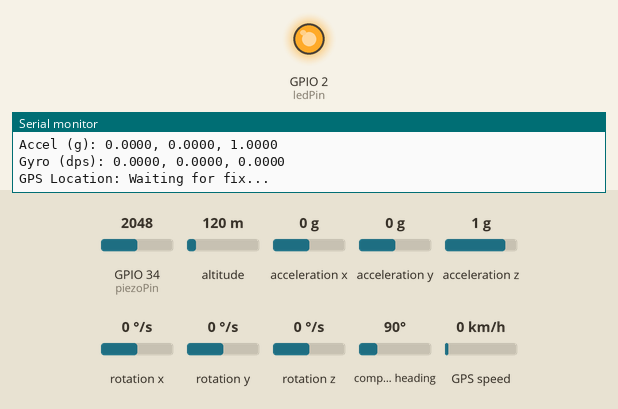
A program run on a simulated ESP32. Parts: output pins drawn as LEDs (lit = HIGH), the last lines printed to the serial monitor. Inputs (shaded band) come from the test bench; at power-on: GPIO 34 (piezoPin) = 2048, altitude 120 m, acceleration x 0 g, acceleration y 0 g, acceleration z 1 g, rotation x 0 °/s, rotation y 0 °/s, rotation z 0 °/s, compass heading 90°, GPS speed 0 km/h. The GPS gets a fix after 3 s at 37.7749, -122.4194 with 8 satellites.

Above: at 2.2 s.
2.3 s: GPIO 34 (piezoPin) set to 111
4.5 s: GPIO 34 (piezoPin) set to 91
At 6.5 s:
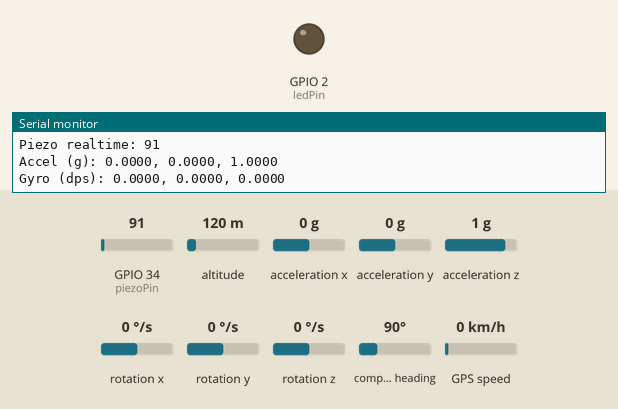
6.8 s: GPIO 34 (piezoPin) set to 122
At 7.9 s:
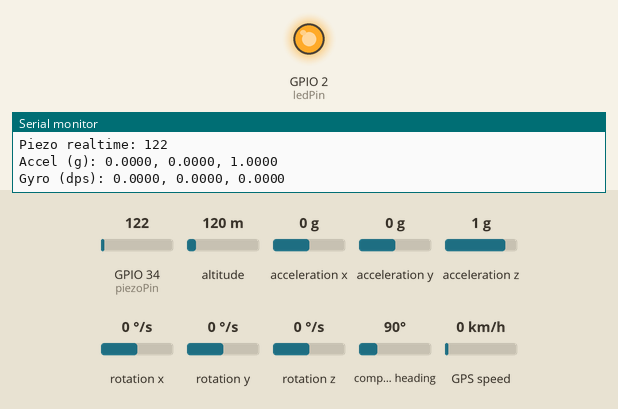
8.9 s: GPIO 34 (piezoPin) set to 60
At 10.3 s:
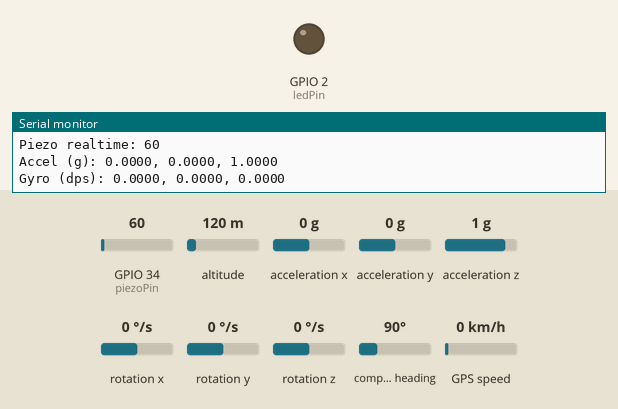
Timing chart, 0 to 11.9 s (numbered marks = the images above; inputs shaded):
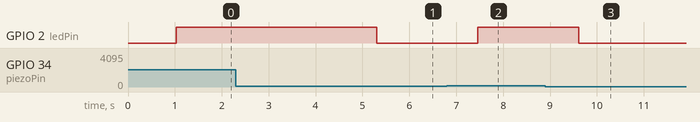

The program:

main.cpp
```cpp
#include <Arduino.h>
#include <Wire.h>
#include <SPI.h>
#include <HardwareSerial.h>
#include <TinyGPS++.h>
#include "SparkFunLSM6DS3.h"

// ===============================
// LSM6DS3
// ===============================
LSM6DS3 myIMU;

// ===============================
// GPS
// ===============================
TinyGPSPlus gps;
HardwareSerial GPSserial(2);   // UART2

#define GPS_RX 16              // ESP32 RX2 menerima dari TX GPS
#define GPS_TX 17              // ESP32 TX2 ke RX GPS
#define GPS_BAUD 9600          // GY-GPSV3-NEO umum memakai 9600 bps

void displayLocationInfo()
{
    Serial.println("-------------------------------------");
    Serial.println("Location Info:");

    Serial.print("Latitude:  ");
    Serial.print(gps.location.lat(), 6);
    Serial.print(" ");
    Serial.println(gps.location.rawLat().negative ? "S" : "N");

    Serial.print("Longitude: ");
    Serial.print(gps.location.lng(), 6);
    Serial.print(" ");
    Serial.println(gps.location.rawLng().negative ? "W" : "E");

    Serial.print("Fix Quality: ");
    Serial.println(gps.location.isValid() ? "Valid" : "Invalid");

    Serial.print("Satellites: ");
    Serial.println(gps.satellites.value());

    Serial.print("Altitude:   ");
    Serial.print(gps.altitude.meters());
    Serial.println(" m");

    Serial.print("Speed:      ");
    Serial.print(gps.speed.kmph());
    Serial.println(" km/h");

    Serial.print("Course:     ");
    Serial.print(gps.course.deg());
    Serial.println("°");

    Serial.print("Date:       ");
    if (gps.date.isValid())
    {
        Serial.printf("%02d/%02d/%04d\n", gps.date.day(), gps.date.month(), gps.date.year());
    }
    else
    {
        Serial.println("Invalid");
    }

    Serial.print("Time (UTC): ");
    if (gps.time.isValid())
    {
        Serial.printf("%02d:%02d:%02d\n", gps.time.hour(), gps.time.minute(), gps.time.second());
    }
    else
    {
        Serial.println("Invalid");
    }

    Serial.println("-------------------------------------");
}

// ===============================
// Piezo Sensor
// ===============================
const int piezoPin = 34;       // GPIO34 (input-only, cocok untuk analog)
const int ledPin   = 2;        // LED onboard ESP32 Dev Module
const int piezoThreshold = 100;
const int piezoSamples = 8;
unsigned long lastPiezoPrint = 0;

int readPiezoFiltered()
{
    long sum = 0;
    for (int i = 0; i < piezoSamples; i++)
    {
        sum += analogRead(piezoPin);
        delay(2);
    }

    int avg = sum / piezoSamples;

    // Batasi noise ekstrem yang sering muncul dari piezo mentah
    if (avg < 20) return 0;
    if (avg > 4000) return 4095;

    return avg;
}

void setup()
{
    Serial.begin(115200);
    delay(1000);

    pinMode(ledPin, OUTPUT);
    pinMode(piezoPin, INPUT);
    analogSetPinAttenuation(piezoPin, ADC_11db);

    // ===============================
    // Start I2C for LSM6DS3
    // SDA = GPIO21, SCL = GPIO22
    // ===============================
    Wire.begin(21, 22);

    // ===============================
    // Start IMU
    // ===============================
    if (myIMU.begin() != 0)
    {
        Serial.println("LSM6DS3 initialization failed!");
        while (1);
    }
    Serial.println("LSM6DS3 initialized.");

    // ===============================
    // Start GPS
    // ===============================
    GPSserial.begin(GPS_BAUD, SERIAL_8N1, GPS_RX, GPS_TX);
    Serial.println("GPS initialized.");
}

void loop()
{
    // ===============================
    // Read GPS continuously
    // ===============================
    while (GPSserial.available())
    {
        char c = static_cast<char>(GPSserial.read());
        gps.encode(c);

        if (gps.location.isUpdated())
        {
            displayLocationInfo();
        }
    }

    // ===============================
    // Read IMU
    // ===============================
    float ax = myIMU.readFloatAccelX();
    float ay = myIMU.readFloatAccelY();
    float az = myIMU.readFloatAccelZ();

    float gx = myIMU.readFloatGyroX();
    float gy = myIMU.readFloatGyroY();
    float gz = myIMU.readFloatGyroZ();

    // ===============================
    // Read Piezo (realtime)
    // ===============================
    int piezo = readPiezoFiltered();

    // Nyalakan LED kalau piezo di atas threshold yang lebih sensitif
    digitalWrite(ledPin, piezo > piezoThreshold ? HIGH : LOW);

    if (millis() - lastPiezoPrint >= 200)
    {
        lastPiezoPrint = millis();
        Serial.println("--------------------------------");
        Serial.print("Piezo realtime: ");
        Serial.println(piezo);
    }

    // ===============================
    // Print IMU
    // ===============================
    Serial.print("Accel (g): ");
    Serial.print(ax, 4);
    Serial.print(", ");
    Serial.print(ay, 4);
    Serial.print(", ");
    Serial.println(az, 4);

    Serial.print("Gyro (dps): ");
    Serial.print(gx, 4);
    Serial.print(", ");
    Serial.print(gy, 4);
    Serial.print(", ");
    Serial.println(gz, 4);

    // ===============================
    // Print GPS
    // ===============================
    if (!gps.location.isValid())
    {
        Serial.println("GPS Location: Waiting for fix...");
    }

    // Jika setelah 10 detik belum ada data GPS masuk
    if (millis() > 10000 && gps.charsProcessed() < 20)
    {
        Serial.println("GPS module not detected or no data received.");
    }

    delay(1000);
}
```

Measured:
- the behaviour switches between 101 and 100 on GPIO 34 (piezoPin) (found by bisection; images 0 and 1)
- after the input at 4.5 s, GPIO 2 (ledPin): HIGH → LOW after 0.80 s
- after the input at 6.8 s, GPIO 2 (ledPin): LOW → HIGH after 0.66 s
- after the input at 8.9 s, GPIO 2 (ledPin): HIGH → LOW after 0.71 s
